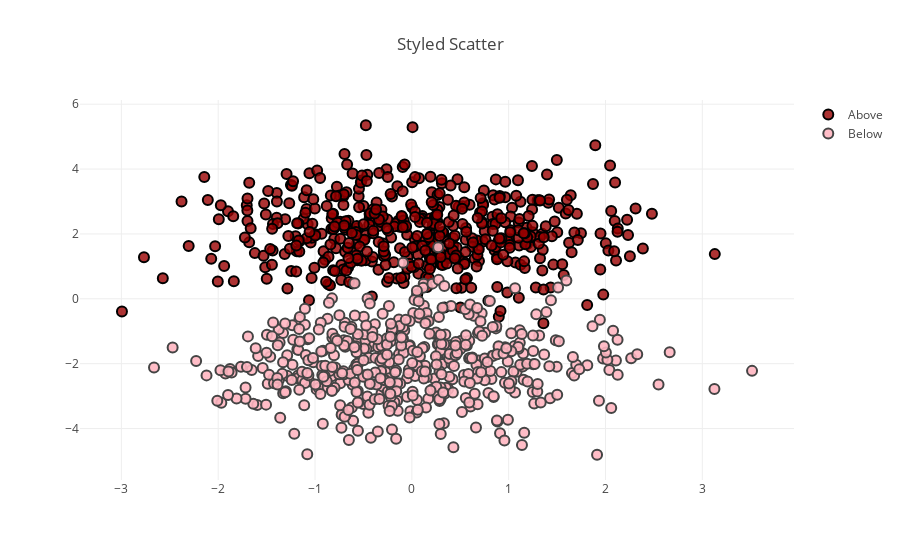

Source (notebook cell):
### Markdown cell above
### Style Scatter Plots

### Code cell
N = 500

trace0 = go.Scatter(
    x = np.random.randn(N),
    y = np.random.randn(N)+2,
    name = 'Above',
    mode = 'markers',
    marker = dict(
        size = 10,
        color = 'rgba(152, 0, 0, .8)',
        line = dict(
            width = 2,
            color = 'rgb(0, 0, 0)'
        )
    )
)

trace1 = go.Scatter(
    x = np.random.randn(N),
    y = np.random.randn(N)-2,
    name = 'Below',
    mode = 'markers',
    marker = dict(
        size = 10,
        color = 'rgba(255, 182, 193, .9)',
        line = dict(
            width = 2
        )
    )
)

data = [trace0, trace1]

layout = dict(
    title = 'Styled Scatter',
    yaxis = dict(zeroline = False),
    xaxis = dict(zeroline = False)
)

fig = dict(data=data, layout=layout)
plotly.offline.iplot(fig)

### Figure 1 — Plotly figure (JSON) as saved in the notebook; plotly's stock layout.template omitted (floating-point values rounded to 4 significant figures; data arrays with more than 128 entries replaced by an {"elided": "..."} marker saying what was removed)
{"data": [{"marker": {"color": "rgba(152, 0, 0, .8)", "line": {"color": "rgb(0, 0, 0)", "width": 2}, "size": 10}, "mode": "markers", "name": "Above", "type": "scatter", "x": {"elided": "500 float values"}, "y": {"elided": "500 float values"}}, {"marker": {"color": "rgba(255, 182, 193, .9)", "line": {"width": 2}, "size": 10}, "mode": "markers", "name": "Below", "type": "scatter", "x": {"elided": "500 float values"}, "y": {"elided": "500 float values"}}], "layout": {"title": "Styled Scatter", "xaxis": {"zeroline": false}, "yaxis": {"zeroline": false}}}
